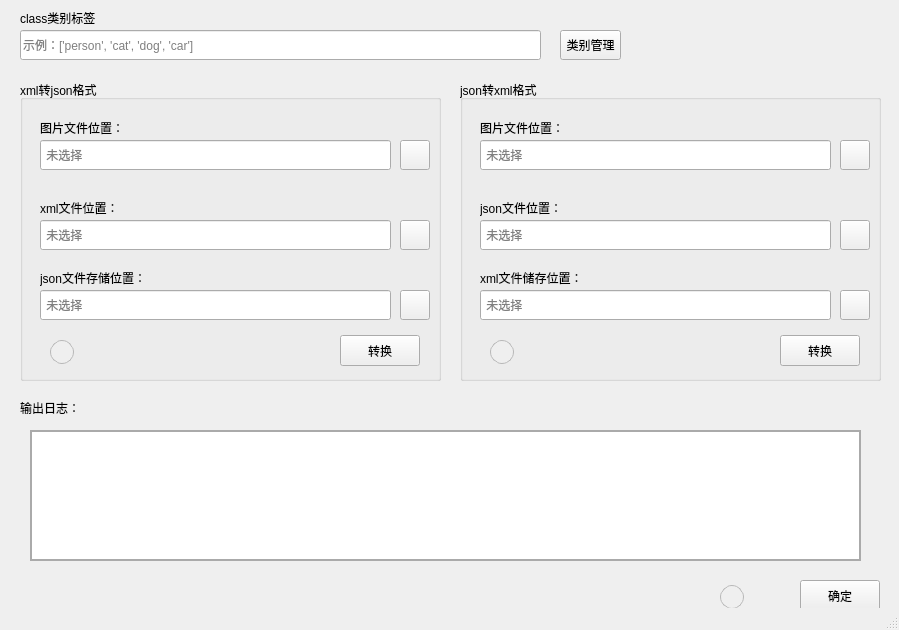
<?xml version="1.0" encoding="UTF-8"?>
<ui version="4.0">
 <class>MainWindow</class>
 <widget class="QMainWindow" name="MainWindow">
  <property name="geometry">
   <rect>
    <x>0</x>
    <y>0</y>
    <width>899</width>
    <height>630</height>
   </rect>
  </property>
  <property name="minimumSize">
   <size>
    <width>899</width>
    <height>630</height>
   </size>
  </property>
  <property name="windowTitle">
   <string>COCO-VOC</string>
  </property>
  <property name="styleSheet">
   <string notr="true">/*            QWidget {
                background-color: white;
            }</string>
  </property>
  <widget class="QWidget" name="centralwidget">
   <widget class="QGroupBox" name="groupBox_2">
    <property name="geometry">
     <rect>
      <x>460</x>
      <y>80</y>
      <width>421</width>
      <height>301</height>
     </rect>
    </property>
    <property name="title">
     <string>json转xml格式</string>
    </property>
    <widget class="QPushButton" name="pushButton_6">
     <property name="geometry">
      <rect>
       <x>380</x>
       <y>210</y>
       <width>30</width>
       <height>30</height>
      </rect>
     </property>
     <property name="text">
      <string/>
     </property>
     <property name="icon">
      <iconset theme="folder-open"/>
     </property>
    </widget>
    <widget class="QLineEdit" name="lineEdit_2">
     <property name="geometry">
      <rect>
       <x>20</x>
       <y>210</y>
       <width>351</width>
       <height>30</height>
      </rect>
     </property>
     <property name="placeholderText">
      <string> 未选择</string>
     </property>
    </widget>
    <widget class="QLineEdit" name="lineEdit_1">
     <property name="geometry">
      <rect>
       <x>20</x>
       <y>140</y>
       <width>351</width>
       <height>30</height>
      </rect>
     </property>
     <property name="placeholderText">
      <string> 未选择</string>
     </property>
    </widget>
    <widget class="QLabel" name="label_6">
     <property name="geometry">
      <rect>
       <x>20</x>
       <y>190</y>
       <width>121</width>
       <height>16</height>
      </rect>
     </property>
     <property name="text">
      <string>xml文件储存位置：</string>
     </property>
    </widget>
    <widget class="QPushButton" name="pushButton_5">
     <property name="geometry">
      <rect>
       <x>380</x>
       <y>140</y>
       <width>30</width>
       <height>30</height>
      </rect>
     </property>
     <property name="text">
      <string/>
     </property>
     <property name="icon">
      <iconset theme="folder-open"/>
     </property>
    </widget>
    <widget class="QLabel" name="label_5">
     <property name="geometry">
      <rect>
       <x>20</x>
       <y>120</y>
       <width>111</width>
       <height>16</height>
      </rect>
     </property>
     <property name="text">
      <string>json文件位置：</string>
     </property>
    </widget>
    <widget class="QPushButton" name="pushButton_start_2">
     <property name="geometry">
      <rect>
       <x>320</x>
       <y>255</y>
       <width>80</width>
       <height>31</height>
      </rect>
     </property>
     <property name="text">
      <string>转换</string>
     </property>
    </widget>
    <widget class="QPushButton" name="pushButton_help_2">
     <property name="geometry">
      <rect>
       <x>30</x>
       <y>260</y>
       <width>24</width>
       <height>24</height>
      </rect>
     </property>
     <property name="styleSheet">
      <string notr="true">QPushButton {
    border: 1px solid palette(mid);
    border-radius: 12px;
    color: palette(button-text);
    background: palette(button);
}

QPushButton:pressed {
    background: #f3f3f3
}
</string>
     </property>
     <property name="text">
      <string/>
     </property>
     <property name="icon">
      <iconset theme="help-browser"/>
     </property>
    </widget>
    <widget class="QPushButton" name="pushButton_4">
     <property name="geometry">
      <rect>
       <x>380</x>
       <y>60</y>
       <width>30</width>
       <height>30</height>
      </rect>
     </property>
     <property name="text">
      <string/>
     </property>
     <property name="icon">
      <iconset theme="emblem-photos"/>
     </property>
    </widget>
    <widget class="QLabel" name="label_17">
     <property name="geometry">
      <rect>
       <x>20</x>
       <y>40</y>
       <width>101</width>
       <height>16</height>
      </rect>
     </property>
     <property name="text">
      <string>图片文件位置：</string>
     </property>
    </widget>
    <widget class="QLineEdit" name="lineEdit_6">
     <property name="geometry">
      <rect>
       <x>20</x>
       <y>60</y>
       <width>351</width>
       <height>30</height>
      </rect>
     </property>
     <property name="placeholderText">
      <string> 未选择</string>
     </property>
    </widget>
   </widget>
   <widget class="QPushButton" name="pushButton_quit">
    <property name="geometry">
     <rect>
      <x>800</x>
      <y>580</y>
      <width>80</width>
      <height>31</height>
     </rect>
    </property>
    <property name="text">
     <string>确定</string>
    </property>
   </widget>
   <widget class="QPushButton" name="pushButton_help">
    <property name="geometry">
     <rect>
      <x>720</x>
      <y>585</y>
      <width>24</width>
      <height>24</height>
     </rect>
    </property>
    <property name="styleSheet">
     <string notr="true">QPushButton {
    border: 1px solid palette(mid);
    border-radius: 12px;
    color: palette(button-text);
    background: palette(button);
}

QPushButton:pressed {
    background: #f3f3f3
}
</string>
    </property>
    <property name="text">
     <string/>
    </property>
    <property name="icon">
     <iconset theme="help-browser"/>
    </property>
   </widget>
   <widget class="QLineEdit" name="lineEdit">
    <property name="geometry">
     <rect>
      <x>20</x>
      <y>30</y>
      <width>521</width>
      <height>30</height>
     </rect>
    </property>
    <property name="readOnly">
     <bool>true</bool>
    </property>
    <property name="placeholderText">
     <string>示例：['person', 'cat', 'dog', 'car']</string>
    </property>
   </widget>
   <widget class="QTextEdit" name="textEdit_2">
    <property name="geometry">
     <rect>
      <x>30</x>
      <y>430</y>
      <width>831</width>
      <height>131</height>
     </rect>
    </property>
    <property name="styleSheet">
     <string notr="true">
/*QTextEdit {
			color: gray
            }     */

QTextEdit {
                border: 2px solid #aaa;

                background-color: white;
                padding: 5px;

                box-shadow: 0px 4px 6px rgba(0, 0, 0, 0.1);
            }</string>
    </property>
    <property name="readOnly">
     <bool>true</bool>
    </property>
   </widget>
   <widget class="QLabel" name="label_4">
    <property name="geometry">
     <rect>
      <x>20</x>
      <y>400</y>
      <width>61</width>
      <height>16</height>
     </rect>
    </property>
    <property name="text">
     <string>输出日志：</string>
    </property>
   </widget>
   <widget class="QLabel" name="label_7">
    <property name="geometry">
     <rect>
      <x>20</x>
      <y>10</y>
      <width>91</width>
      <height>16</height>
     </rect>
    </property>
    <property name="text">
     <string>class类别标签</string>
    </property>
   </widget>
   <widget class="QPushButton" name="pushButton_class">
    <property name="geometry">
     <rect>
      <x>560</x>
      <y>30</y>
      <width>61</width>
      <height>30</height>
     </rect>
    </property>
    <property name="text">
     <string>类别管理</string>
    </property>
   </widget>
   <widget class="QGroupBox" name="groupBox_3">
    <property name="geometry">
     <rect>
      <x>20</x>
      <y>80</y>
      <width>421</width>
      <height>301</height>
     </rect>
    </property>
    <property name="title">
     <string>xml转json格式</string>
    </property>
    <widget class="QLabel" name="label_13">
     <property name="geometry">
      <rect>
       <x>20</x>
       <y>190</y>
       <width>121</width>
       <height>16</height>
      </rect>
     </property>
     <property name="text">
      <string>json文件存储位置：</string>
     </property>
    </widget>
    <widget class="QLineEdit" name="lineEdit_5">
     <property name="geometry">
      <rect>
       <x>20</x>
       <y>210</y>
       <width>351</width>
       <height>30</height>
      </rect>
     </property>
     <property name="placeholderText">
      <string> 未选择</string>
     </property>
    </widget>
    <widget class="QLabel" name="label_14">
     <property name="geometry">
      <rect>
       <x>20</x>
       <y>120</y>
       <width>101</width>
       <height>16</height>
      </rect>
     </property>
     <property name="text">
      <string>xml文件位置：</string>
     </property>
    </widget>
    <widget class="QLineEdit" name="lineEdit_4">
     <property name="geometry">
      <rect>
       <x>20</x>
       <y>140</y>
       <width>351</width>
       <height>30</height>
      </rect>
     </property>
     <property name="placeholderText">
      <string> 未选择</string>
     </property>
    </widget>
    <widget class="QPushButton" name="pushButton_2">
     <property name="geometry">
      <rect>
       <x>380</x>
       <y>140</y>
       <width>30</width>
       <height>30</height>
      </rect>
     </property>
     <property name="text">
      <string/>
     </property>
     <property name="icon">
      <iconset theme="folder-open"/>
     </property>
    </widget>
    <widget class="QPushButton" name="pushButton_3">
     <property name="geometry">
      <rect>
       <x>380</x>
       <y>210</y>
       <width>30</width>
       <height>30</height>
      </rect>
     </property>
     <property name="text">
      <string/>
     </property>
     <property name="icon">
      <iconset theme="folder-open"/>
     </property>
    </widget>
    <widget class="QLabel" name="label_16">
     <property name="geometry">
      <rect>
       <x>20</x>
       <y>40</y>
       <width>101</width>
       <height>16</height>
      </rect>
     </property>
     <property name="text">
      <string>图片文件位置：</string>
     </property>
    </widget>
    <widget class="QLineEdit" name="lineEdit_3">
     <property name="geometry">
      <rect>
       <x>20</x>
       <y>60</y>
       <width>351</width>
       <height>30</height>
      </rect>
     </property>
     <property name="placeholderText">
      <string> 未选择</string>
     </property>
    </widget>
    <widget class="QPushButton" name="pushButton_1">
     <property name="geometry">
      <rect>
       <x>380</x>
       <y>60</y>
       <width>30</width>
       <height>30</height>
      </rect>
     </property>
     <property name="text">
      <string/>
     </property>
     <property name="icon">
      <iconset theme="emblem-photos"/>
     </property>
    </widget>
    <widget class="QPushButton" name="pushButton_start_1">
     <property name="geometry">
      <rect>
       <x>320</x>
       <y>255</y>
       <width>80</width>
       <height>31</height>
      </rect>
     </property>
     <property name="text">
      <string>转换</string>
     </property>
    </widget>
    <widget class="QPushButton" name="pushButton_help_1">
     <property name="geometry">
      <rect>
       <x>30</x>
       <y>260</y>
       <width>24</width>
       <height>24</height>
      </rect>
     </property>
     <property name="styleSheet">
      <string notr="true">QPushButton {
    border: 1px solid palette(mid);
    border-radius: 12px;
    color: palette(button-text);
    background: palette(button);
}

QPushButton:pressed {
    background: #f3f3f3
}
</string>
     </property>
     <property name="text">
      <string/>
     </property>
     <property name="icon">
      <iconset theme="help-browser"/>
     </property>
    </widget>
   </widget>
  </widget>
  <widget class="QMenuBar" name="menubar">
   <property name="geometry">
    <rect>
     <x>0</x>
     <y>0</y>
     <width>899</width>
     <height>33</height>
    </rect>
   </property>
  </widget>
  <widget class="QStatusBar" name="statusbar"/>
 </widget>
 <resources/>
 <connections/>
</ui>
